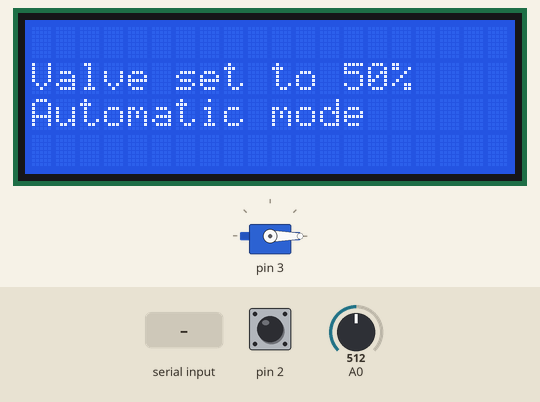
Simulated run of this program. Board: Arduino Uno, built with avr-gcc and run on an emulated ATmega328P. Parts: 20×4 character LCD, servo. The test bench sets the inputs (shaded band); at power-on: pin 2 LOW, A0 = 512. What the program prints to the serial monitor is not drawn.

Above: at 1.3 s.
1.4 s: "1" received over Serial
3.9 s: pin 2 pulsed HIGH 2 times (0.12 s each, 0.3 s apart)
At 4.3 s:
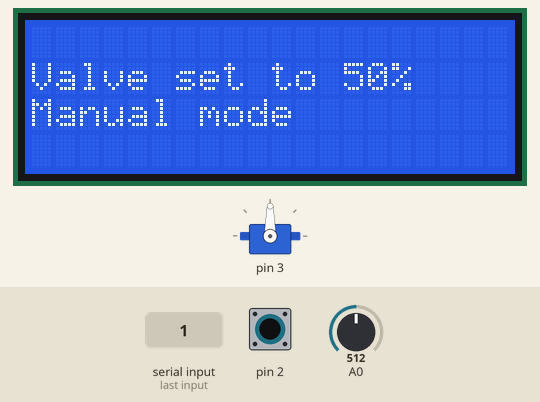
At 5.5 s:
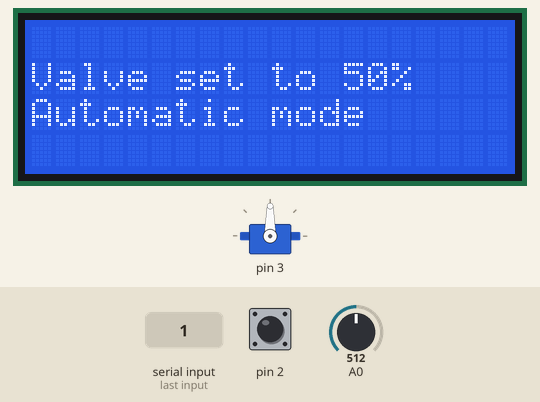
Timing chart, 0 to 7.0 s (numbered marks = the images above; inputs shaded):
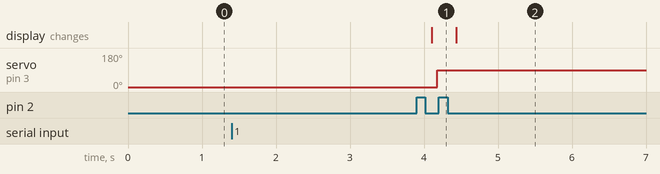

Measured:
- after the input at 1.4 s, every drawn part: stays the same
- after the input at 3.9 s, servo on pin 3: 0° → 90° after 0.28 s; the display: changes after 0.20 s (image 1)

The program:

main.cpp
```cpp
/**
 * Implemented by
 * Livia Cardaccia, Nicolò Monaldini,
 * Giovanni Prete, Matteo Sartini
*/

#include <Arduino.h>
#include <Button.h>
#include <LCD.h>
#include <ServoMotor.h>
#include <Potentiometer.h>
#include <Scheduler.h>
#include <ManageValveTask.h>
#include <config.h>


LCD *displayLcd;
Potentiometer *pot;
Scheduler *sched;
ServoMotor *servo;

void setup()
{
    Serial.begin(9600);
    sched = new Scheduler(SCHEDULER_PERIOD);
    Button *btn = new Button(BTN_PIN);
    displayLcd = new LCD();
    servo = new ServoMotor(SERVO_PIN);
    pot = new Potentiometer(POT_PIN);
    ManageValveTask *task1 = new ManageValveTask(btn, pot, servo, displayLcd);
    task1->init(MANAGE_PERIOD);
    sched->addTask(task1);
}

void loop()
{
    sched->schedule();
}
```
